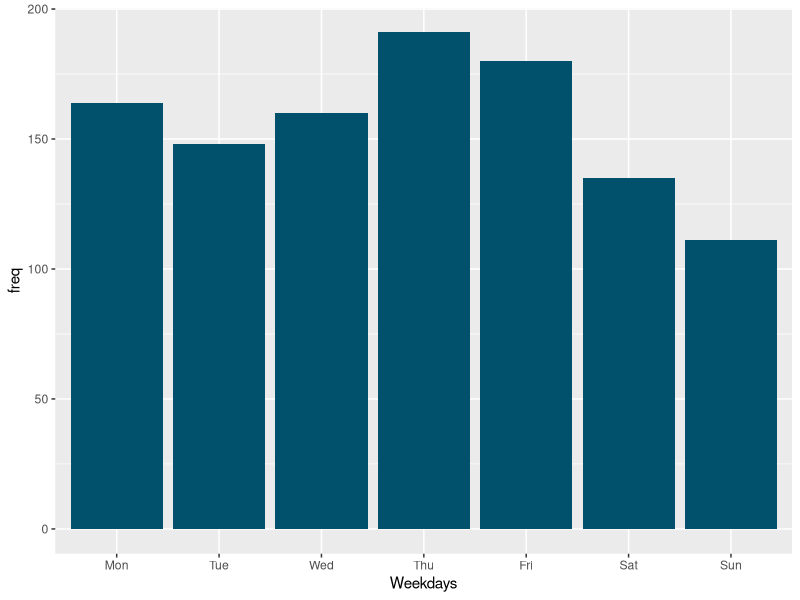

The R script that drew this image: (Note: this script raises an error after producing the figure.)
library(ggplot2) #ggplot, geom_bar
library(plyr) #count
library(ggthemes) #themes
library(grid)
library(chron)
library(plyr)

#Run the R script in the same place as the data or set to relevant directory
setwd("/Users/patrick/Dropbox/Spring 2015/")

#Read data, make it a data frame, reorder the weekdays
crime <- read.csv("testcrime.csv")
crime <- data.frame(crime)


#Change to Date format and get months, reorder months
crime$Month <- months(as.Date(crime$Occurred, "%m/%d/%Y"))
crime$Month <-factor(crime$Month, levels = c("January", "February", "March", "April", "May", "June", "July", "August", "September", "October", "November", "December"))
crime$Weekdays <- weekdays(as.Date(crime$Occurred, "%m/%d/%Y"), abbreviate = TRUE)

#Shorten weekdays to make graphs easier to read
crime$Weekdays <-factor(crime$Weekdays, levels = c("Mon", "Tue", "Wed", "Thu", "Fri", "Sat", "Sun"))
#crime$Weekdays <-factor(crime$Weekdays, levels = c("Monday", "Tuesday", "Wednesday", "Thursday", "Friday", "Saturday", "Sunday"))


#Generate IncidentGroups from Incident.Type
crime$IncidentGroups[grepl("ADMINISTRATIVE",crime$Incident.Type ) | grepl("ALARM RESPONSE", crime$Incident.Type) | grepl("DISORDERLY CONDUCT", crime$Incident.Type)| grepl("DISTURBANCE", crime$Incident.Type)| grepl("EH&S", crime$Incident.Type)| grepl("FIRE", crime$Incident.Type)| grepl("HARASSMENT", crime$Incident.Type)| grepl("HEALTH & SAFETY", crime$Incident.Type)| grepl("OBSCENE ACTIVITY", crime$Incident.Type)| grepl("OFFICER STATUS", crime$Incident.Type)| grepl("SERVICE", crime$Incident.Type)| grepl("TRAFFIC", crime$Incident.Type)| grepl("TRESPASS", crime$Incident.Type)| grepl("VANDALISM", crime$Incident.Type)| grepl("VEHICLE CODE", crime$Incident.Type)] <- "ADMIN/SERVICE/COMPLAINT"
crime$IncidentGroups[grepl("BURGLARY", crime$Incident.Type) | grepl("BURGLARY-MOTOR VEHICLE", crime$Incident.Type) | grepl("BURGLARY-OTHER", crime$Incident.Type) | grepl("EXTORTION", crime$Incident.Type) | grepl("FRAUD", crime$Incident.Type) | grepl("IDENTITY THEFT", crime$Incident.Type) | grepl("PROPERTY", crime$Incident.Type) | grepl("ROBBERY", crime$Incident.Type) | grepl("Theft Petty-Plain", crime$Incident.Type) | grepl("THEFT-GRAND", crime$Incident.Type) | grepl("THEFT-GRAND AUTO", crime$Incident.Type) | grepl("THEFT-GRAND PERSON", crime$Incident.Type) | grepl("THEFT-MOTOR VEHICLE", crime$Incident.Type) | grepl("THEFT-PETTY", crime$Incident.Type) | grepl("THEFT-TRICK", crime$Incident.Type)] <- "THEFT"
crime$IncidentGroups[grepl("CHILD NEGLECT", crime$Incident.Type)] <- "NON-VIOLENT"
crime$IncidentGroups[grepl("NON-FORCIBLE SEX OFFENSE", crime$Incident.Type)] <- "SEXUAL ASSAULT"
crime$IncidentGroups[grepl("ALCOHO", crime$Incident.Type)| grepl("ALCOHOL", crime$Incident.Type) | grepl("NARCOTICS", crime$Incident.Type)] <- "SUBSTANCE ABUSE"
crime$IncidentGroups[grepl("ASSAULT", crime$Incident.Type) | grepl("BATTERY", crime$Incident.Type) | grepl("CRIMINAL THREATS", crime$Incident.Type) | grepl("DOMESTIC VIOLENCE", crime$Incident.Type) | grepl("FORCIBLE SEX OFFENSE", crime$Incident.Type) | grepl("INCIDENT", crime$Incident.Type) | grepl("LA MUNICIPAL CODE", crime$Incident.Type) | grepl("SUICIDE", crime$Incident.Type) | grepl("WARRANT", crime$Incident.Type) | grepl("WEAPONS", crime$Incident.Type) ] <- "VIOLENT ACT"
crime$IncidentGroups <- gsub("ADMIN/SERVICE/COMPLAINT", "ADMIN/SERVICE/\nCOMPLAINT", crime$IncidentGroups)

#Add a line break to make it easier to read
crime$IncidentGroups <- gsub("ADMIN/SERVICE/COMPLAINT", "ADMIN/SERVICE/\nCOMPLAINT", crime$IncidentGroups)

#Generate TimeGroups by converting time occurred into 24 hour format
crime$Hours <- strptime(crime$Time.Occurred, "%I:%M %p")
crime$Hours <- format(crime$Hours, "%H")
crime$TimeGroups[grepl(0, crime$Hours) | grepl(1, crime$Hours) | grepl(2, crime$Hours)] <- "12 AM - 3 AM"
crime$TimeGroups[grepl(3, crime$Hours) | grepl(4, crime$Hours)  | grepl(5, crime$Hours)] <- "3 AM - 6 AM"
crime$TimeGroups[grepl(6, crime$Hours) | grepl(7, crime$Hours) | grepl(8, crime$Hours)] <- "6 AM - 9 AM"
crime$TimeGroups[grepl(9, crime$Hours) | grepl(10, crime$Hours)  | grepl(11, crime$Hours)] <- "9 AM - 12 PM"
crime$TimeGroups[grepl(12, crime$Hours) | grepl(13, crime$Hours) | grepl(14, crime$Hours)] <- "12 PM - 3 PM"
crime$TimeGroups[grepl(15, crime$Hours) | grepl(16, crime$Hours)  | grepl(17, crime$Hours)] <- "3 PM - 6 PM"
crime$TimeGroups[grepl(18, crime$Hours) | grepl(19, crime$Hours) | grepl(20, crime$Hours)] <- "6 PM - 9 PM"
crime$TimeGroups[grepl(21, crime$Hours) | grepl(22, crime$Hours)  | grepl(23, crime$Hours)] <- "9 PM - 12 AM"

#Reorder time groups
crime$TimeGroups <- factor(crime$TimeGroups, levels = c("3 AM - 6 AM", "6 AM - 9 AM", "9 AM - 12 PM", "12 PM - 3 PM", "3 PM - 6 PM", "6 PM - 9 PM", "9 PM - 12 AM", "12 AM - 3 AM"))

#Subset with no XXXs
#crime_nox <- crime[- grep("XXX", crime$AREA_COLOR),]
#crime_nox <- crime[- grep("XX", crime$AREA_COLOR),]
crime_nox <- crime
crime_all <- count(crime_nox, vars=c("Incident.Type","Weekdays", "Month"))
crime_all_sum <- ddply(crime_all,.(Weekdays,Incident.Type),summarize,sums=sum(freq))
#crime_nox <- subset(crime, crime$AREA_COLOR != XXX, select = c("IncidentGroups","Weekdays", "Month", "freq"))

#Subset Theft only
crime_theft <- count(crime_nox, vars=c("IncidentGroups", "Weekdays", "Month"))
crime_theft <- subset(crime_theft, crime_theft$IncidentGroups == "THEFT", select = c("IncidentGroups","Weekdays", "Month", "freq"))
theft_sum <- ddply(crime_theft,.(Weekdays),summarize,sums=sum(freq))

#Subset Greek
#crime_greek <- count(crime_nox, vars=c("IncidentGroups","Weekdays", "Month", "AREA_COLOR"))
#crime_greek <- subset(crime_greek, crime_greek$AREA_COLOR == "K", select = c("Incident.Type","Weekdays", "Month", "freq", "AREA_COLOR") )
#crime_greek_sum <- ddply(crime_greek,.(Weekdays, IncidentGroups),summarize,sums=sum(freq))

#Frequency by Time Groupings
crime_time <- count(crime_nox, vars=c("IncidentGroups", "TimeGroups"))

#Frequency by Time and Location
#crime_timelocation <- count(crime_nox, vars=c("IncidentGroups", "TimeGroups", "AREA_COLOR"))

#Frequency and Day of the Week, Theft Only
##########################

#Graph bar plot x= Weekday y= freq of theft
final_theft <- ggplot(crime_theft)+geom_bar(aes(x=Weekdays, y=freq, label = freq), stat="identity", fill = "#01516c")

#Economist theme
final_theft + theme_economist(stata = TRUE) + scale_fill_economist( stata = TRUE ) + labs( title = "Thefts at USC by Weekday \n", x= "Weekday", y = "Frequency") +
  scale_y_continuous(breaks =seq(0,200,10)) +
  theme(axis.text.x=element_text(size = 10, angle = -90, hjust = 1, vjust = 0.5), axis.title.x=element_text(size=12),
        axis.title.y=element_text(size=12, vjust = 1.5), panel.margin = unit(1.5, "lines"), plot.title = element_text(size = 14,hjust = 0.5))+
  geom_text(data= theft_sum, aes(x=Weekdays, y=sums,label = theft_sum$sums), vjust= 0, size =4)
  

#Save as .png.
#Height and width measured in cm? not pixels
ggsave(file = "weekday_theft_full.png", width = 10, height = 10)

########################## 
#Frequency and Day of the Week, All Crime
########################## 


#Graph bar plot x= weekday y= freq of all crime
final_allcrime <- ggplot(crime_all)+geom_bar(aes(x=Weekdays, y=freq), stat="identity", fill = "#01516c")+facet_wrap(~Incident.Type, nrow = 6)

#Economist theme
final_allcrime + theme_economist(stata = TRUE) + scale_fill_economist( stata = TRUE ) + labs( title = "Crimes at USC by Weekday \n", x= "Weekday", y = "Frequency") +
  scale_y_continuous(breaks =seq(0,400,10)) +
  theme(axis.text.x=element_text(size = 10, angle = -90, hjust = 1, vjust = 0.5), axis.title.x=element_text(size=12),
        axis.title.y=element_text(size=12, vjust = 1.5), panel.margin = unit(1.5, "lines"), plot.title = element_text(size = 14,hjust = 0.5))
#+geom_text(data= crime_all_sum, aes(x=Weekdays, y=sums,label = crime_all_sum$sums), vjust= 0, size =4)

#Save as .png.
#Height and width measured in cm? not pixels
ggsave(file = "weekday_allcrime_full.png", width = 10, height = 10)

##########################
#Frequency and Day of the Week, All Crime, Greek Locations
##########################

#Graph bar plot x= Weekday y= freq of all crime at locations K
#final_greek <- ggplot(crime_greek)+geom_bar(aes(x=Weekdays, y=freq), stat="identity", fill = "#01516c")+facet_grid(AREA_COLOR~IncidentGroups)

#Economist theme
#final_greek + theme_economist(stata = TRUE) + scale_fill_economist( stata = TRUE ) + labs( title = "Crimes at USC near the Row by Weekday \n", x= "Weekday", y = "Frequency") +
#  scale_y_continuous(breaks =seq(0,100,1)) +
#  theme(axis.text.x=element_text(size = 10, angle = -90, hjust = 1, vjust = 0.5), axis.title.x=element_text(size=12),
#        axis.title.y=element_text(size=12, vjust = 1.5), panel.margin = unit(1.5, "lines"), plot.title = element_text(size = 14,hjust = 0.5))
  #+geom_text(data= crime_greek_sum, aes(x=Weekdays, y=sums,label = crime_greek_sum$sums), vjust= 0, size =4)
#Save as .png.
#Height and width measured in cm? not pixels
#ggsave(file = "weekday_allcrime_greek_grid.png", width = 10, height = 10)

##########################
#Frequency and Time Groupings by Crime Groupings
##########################

#Graph bar plot x= Time Groupings y= Frequency by Crime groups
final_time <- ggplot(crime_time)+geom_bar(aes(x=TimeGroups, y=freq), stat="identity", fill = "#01516c")+facet_wrap(~IncidentGroups, ncol = 3)

#Economist theme
final_time + theme_economist(stata = TRUE) + scale_fill_economist( stata = TRUE ) + labs( title = "Crimes at USC by Time \n", x= "Time Groups", y = "Frequency") +
  scale_y_continuous(breaks =seq(0,400,10)) +
  theme(axis.text.x=element_text(size = 10, angle = -90, hjust = 1, vjust = 0.5), axis.title.x=element_text(size=12),
        axis.title.y=element_text(size=12, vjust = 1.5), panel.margin = unit(1.5, "lines"), plot.title = element_text(size = 14,hjust = 0.5))

#Save as .png.
#Height and width measured in cm? not pixels
ggsave(file = "weekday_timegroups_full.png", width = 10, height = 10)

##########################
#Frequency and Time Groupings by Locations
##########################

#Graph bar plot x= Time Groupings y= Frequency by Crime groups
#final_timelocation <- ggplot(crime_timelocation)+geom_bar(aes(x=TIME_GROUP, y=freq), stat="identity", fill = "#01516c")+facet_grid(AREA_COLOR~IncidentGroups)
#ggsave(file = "weekday_timelocation.png", width = 10, height = 10)
#Economist theme
#final_timelocation + theme_economist(stata = TRUE) + scale_fill_economist( stata = TRUE ) + labs( title = "Crimes at USC by Location \n", x= "Time Groups", y = "Frequency") +
#  scale_y_continuous(breaks =seq(0,100,15)) +
#  theme(axis.text.x=element_text(size = 10, angle = -90, hjust = 1, vjust = 0.5), axis.title.x=element_text(size=12),
#        axis.title.y=element_text(size=12, vjust = 1.5), plot.title = element_text(size = 14,hjust = 0.5))

#Save as .png.
#Height and width measured in cm? not pixels
#ggsave(file = "weekday_timelocation_full.png", width = 10, height = 10)

###################
#DOT PLOT
##################

#Graph bar plot x= Time Groupings y= Frequency by Crime groups
#final_timelocation <- ggplot(crime_timelocation)+geom_point(aes(x=TIME_GROUP, y=freq), color = "#01516c")+facet_grid(AREA_COLOR~IncidentGroups)

#Economist theme
#final_timelocation + theme_economist(stata = TRUE) + scale_fill_economist( stata = TRUE ) + labs( title = "Crimes at USC by Location \n", x= "Time Groups", y = "Frequency") +
#  theme(axis.text.x=element_text(size = 10, angle = -90, hjust = 1, vjust = 0.5), axis.title.x=element_text(size=12),
#        axis.title.y=element_text(size=12, vjust = 1.5), panel.margin = unit(1.5, "lines"), plot.title = element_text(size = 14,hjust = 0.5))

#Save as .png.
#Height and width measured in cm? not pixels
#ggsave(file = "weekday_timelocation_dot.png", width = 10, height = 10)
